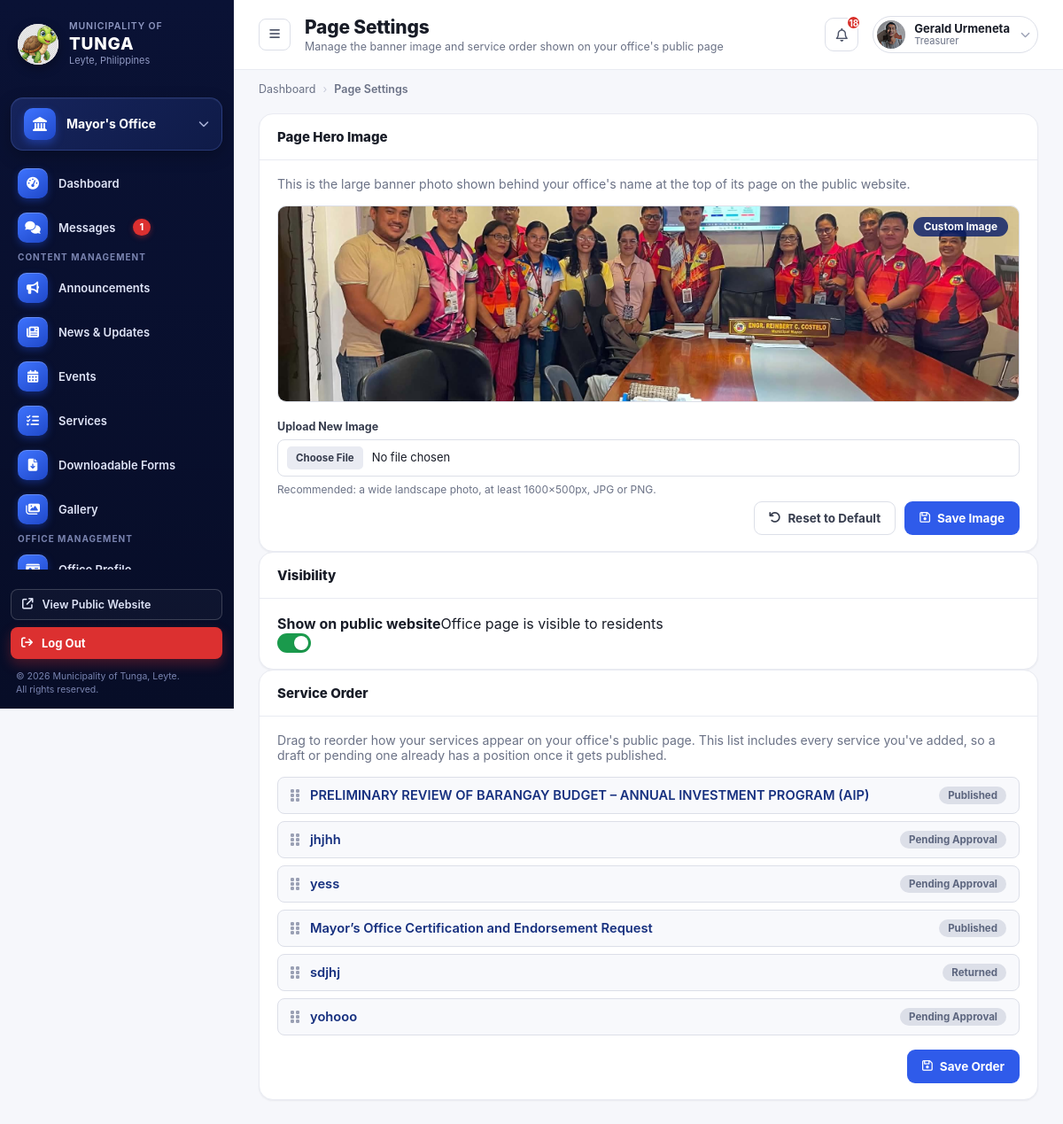
/office-dashboard/office-page-settings (signed in), run on an earlier commit of the app's database.
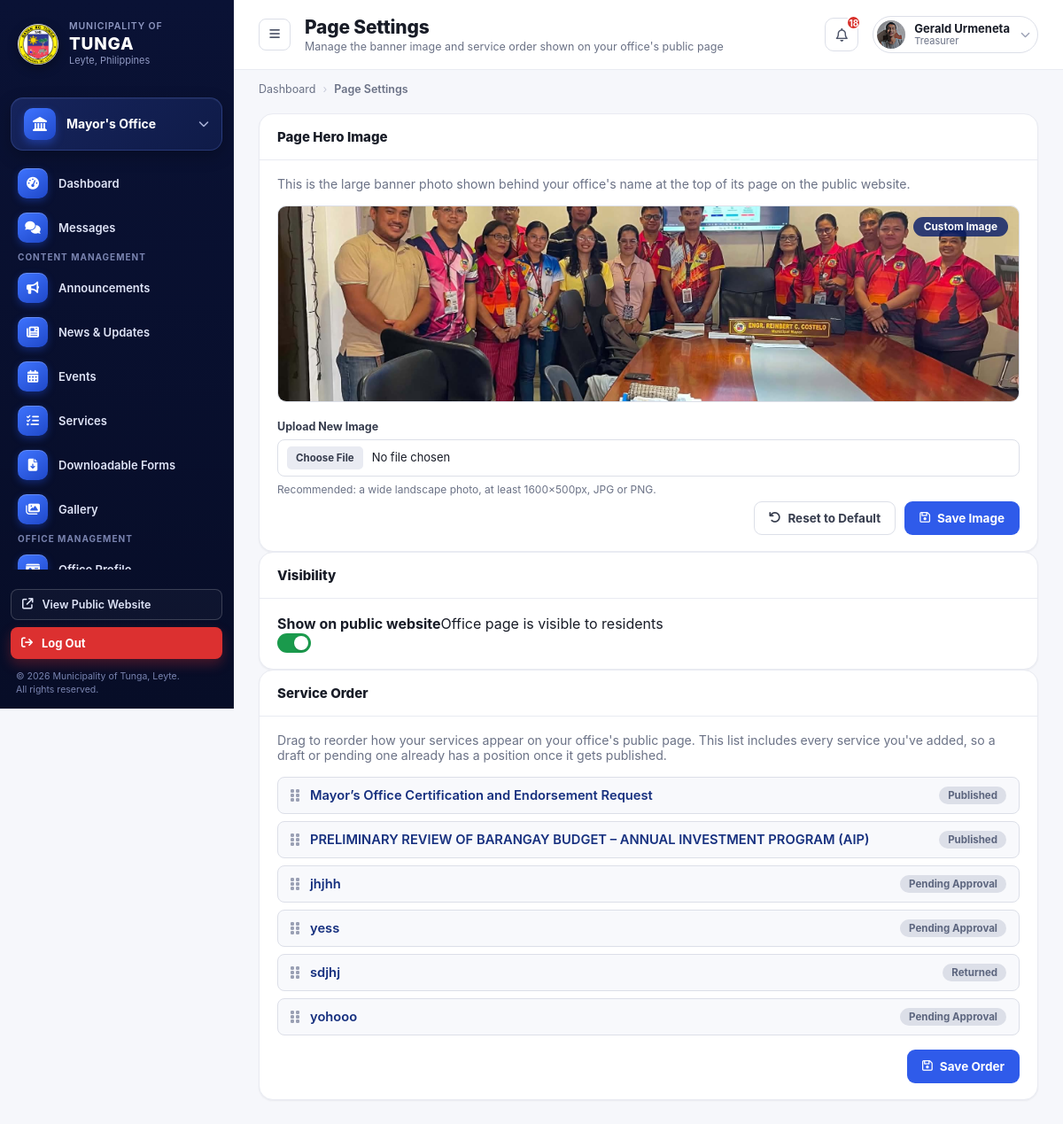
And on a later commit of the database.
### admin_dashboard/models.py (models this page shows, shortened)
class SiteContactInfo(models.Model):
    DEFAULT_TAGLINE = "Abtik na serbisyo, masulong na bungto."
    phone = models.CharField(max_length=50, blank=True)
    phone_local = models.CharField(max_length=50, blank=True)
    email = models.EmailField(blank=True)
    email_secondary = models.EmailField(blank=True)
    address = models.CharField(max_length=255, blank=True)
    facebook_name = models.CharField(max_length=150, blank=True)
    facebook_url = models.URLField(blank=True)
    office_hours = models.CharField(max_length=150, blank=True)
    logo = models.ImageField(upload_to="site/", blank=True, null=True)
    hero_banner = models.ImageField(upload_to="site/", blank=True, null=True)
    site_tagline = models.CharField(max_length=120, default=DEFAULT_TAGLINE, blank=True)
    social_facebook = models.URLField(blank=True)
    social_twitter = models.URLField(blank=True)
    social_instagram = models.URLField(blank=True)
    social_youtube = models.URLField(blank=True)
    show_facebook_footer = models.BooleanField(default=True)
    show_twitter_footer = models.BooleanField(default=True)
    show_instagram_footer = models.BooleanField(default=True)
    show_youtube_footer = models.BooleanField(default=True)
    last_updated = models.DateTimeField(auto_now=True)
    class Meta:
        verbose_name = "Site Contact Information"
        verbose_name_plural = "Site Contact Information"
    @classmethod
    def get_solo(cls):
        obj, _ = cls.objects.get_or_create(pk=1, defaults={
            'phone': '(053) 456 789',
            'phone_local': 'Local 100',
            'email': 'tunga@gmail.com',
            'email_secondary': 'info@tunga.gov.ph',
            'address': '2nd Floor, Municipal Hall, Tunga, Leyte',
            'facebook_name': 'Municipality of Tunga - Official',
            'office_hours': 'Monday – Friday, 8:00 AM – 5:00 PM',
        })
        return obj

### office_dashboard/models.py (models this page shows, shortened)
class Service(models.Model):
    STATUS_CHOICES = [
        ("pending", "Pending Approval"),
        ("published", "Published"),
        ("reject", "Reject"),
        ("returned", "Returned"),
        ("archive", "Archived"),
    ]
    CATEGORY_CHOICES = [
        ("permits", "Permits & Licensing"),
        ("certificates", "Certificates & Documents"),
        ("registration", "Registration"),
        ("assistance", "Public Assistance"),
        ("complaints", "Complaints & Inquiries"),
        ("appointments", "Appointments"),
        ("financial", "Financial Services"),
        ("other", "Other"),
    ]
    ICON_CHOICES = [
        ("fa-solid fa-file-signature", "Document / Signature"),
        ("fa-solid fa-id-card", "ID Card"),
        ("fa-solid fa-hands-holding-circle", "Public Assistance"),
        ("fa-solid fa-comments", "Complaints / Inquiries"),
        ("fa-solid fa-star", "Special Requests"),
        ("fa-solid fa-bullhorn", "Proclamations / Announcements"),
        ("fa-regular fa-calendar-check", "Appointments"),
        ("fa-solid fa-briefcase", "Business / Permits"),
        ("fa-solid fa-house", "Housing / Residency"),
        ("fa-solid fa-heart-pulse", "Health Services"),
        ("fa-solid fa-graduation-cap", "Education / Scholarship"),
        ("fa-solid fa-tree", "Environment / Agriculture"),
        ("fa-solid fa-shield-halved", "Peace & Order"),
        ("fa-solid fa-money-check-dollar", "Financial / Treasury"),
        ("fa-solid fa-gavel", "Legal Services"),
    ]
    SERVICE_SCOPE_CHOICES = [
        ("internal", "Internal"),
        ("external", "External"),
    ]
    office = models.ForeignKey(Office, on_delete=models.CASCADE, related_name="services")
    name = models.CharField(max_length=150)
    description = models.TextField(blank=True)
    category = models.CharField(max_length=20, choices=CATEGORY_CHOICES, default="other")
    icon = models.CharField(max_length=60, choices=ICON_CHOICES, default="fa-solid fa-file-signature")
    status = models.CharField(max_length=20, choices=STATUS_CHOICES, default="pending")
    order = models.PositiveIntegerField(
        default=0,
        help_text="Display order on the office's public page. Lower numbers show first.",
    )
    admin_note = models.TextField(blank=True)
    reminders = models.TextField(blank=True)  # one reminder per line
    availability = models.CharField(max_length=150, blank=True)  # e.g. "Monday - Friday, 8:00 AM - 5:00 PM"
    processing_time = models.CharField(max_length=100, blank=True)  # e.g. "3-5 business days"
    division = models.CharField(max_length=150, blank=True)  # office or division that handles this service
    classification = models.CharField(max_length=50, blank=True)  # e.g. "Simple" or "Complex"
    transaction_type = models.CharField(max_length=50, blank=True)  # comma-separated: G2G, G2B, G2C
    who_may_avail = models.CharField(max_length=255, blank=True)
    service_scope = models.CharField(max_length=10, choices=SERVICE_SCOPE_CHOICES, blank=True)  # "internal", "external", or blank for none
    legal_basis = models.TextField(blank=True)  # Legal Basis (if applicable)
    schedule_of_service = models.CharField(max_length=255, blank=True)  # Schedule of Service (if applicable)
    published_at = models.DateTimeField(auto_now_add=True)  # when the service was created/submitted (used by the approval queue)
    updated_at = models.DateTimeField(auto_now=True)  # last time the service was saved
    approved_at = models.DateTimeField(null=True, blank=True)  # when the Super Admin approved/published it
    TRANSACTION_TYPE_LABELS = {
        "G2G": "G2G – Government to Government",
        "G2B": "G2B – Government to Business",
        "G2C": "G2C – Government to Citizen",
    }
    class Meta:
        ordering = ["name"]

### office_dashboard/views.py (the view, shortened to what this page needs)
# urls.py: path('office-page-settings', views.office_page_settings, name='page_settings'),
@office_rep_required
def office_page_settings(request, rep):
    office = rep.office
    services = list(
        Service.objects.filter(office=office).order_by('order', 'name', 'id')
    )
    return render(request, "office_dashboard/office-settings.html", {
        "rep": rep,
        "office": office,
        "services": services,
    })

### admin_dashboard/context_processors.py (called while the page is built)
def site_contact_info(request):
    return {"site_contact": SiteContactInfo.get_solo()}

def is_super_admin(request):
    if not request.user.is_authenticated:
        return {"is_super_admin": False}
    return {"is_super_admin": SuperAdmin.objects.filter(user=request.user).exists()}

def ticker_announcements(request):
    from office_dashboard.models import Announcement
    announcements = list(
        Announcement.public().order_by('-date_posted', '-last_updated', '-created_at')[:5]
    )
    return {"ticker_announcements": announcements}

def nav_offices(request):
    from django.urls import reverse
    from offices.models import Office
    offices_list = list(
        Office.objects
        .exclude(slug="lgu-super-admin")
        .filter(is_visible=True, representative__isnull=False, representative__user__is_active=True)
        .order_by("display_order", "name")
    )
    for o in offices_list:
        o.nav_url = reverse('offices:office_detail', args=[o.slug])
    return {"nav_offices": offices_list}

### office_dashboard/models.py (called while the page is built)
    @property
    def unread_notifications_count(self):
        return self.notifications.filter(is_read=False).count()

### templates/office_dashboard/office-settings.html (shortened to what the changed rows need)
{% extends "representative_dashboard_base.html" %}
{% load static %}
{% block body_page %}page-settings{% endblock %}
{% block content %}
  <div class="main">
    <header class="topbar">
      <div class="topbar-left">
        <div class="page-heading">
          <h1>Page Settings</h1>
        </div>
      </div>
    </header>
    <main class="content">
      <section class="panel">
        <div class="panel-header">
          <h2>Page Hero Image</h2>
        </div>
      </section>
      <section class="panel">
        <div class="panel-header">
          <h2>Visibility</h2>
        </div>
      </section>
      <section class="panel">
        <div class="panel-header">
          <h2>Service Order</h2>
        </div>
        <div class="panel-body">
          {% if services %}
          <ul class="service-order-list" id="service-order-list">
            {% for s in services %}
            <li class="service-order-item" draggable="true" data-service-id="{{ s.pk }}">
              <i class="fa-solid fa-grip-vertical service-order-item__grip"></i>
              <span class="service-order-item__name">{{ s.name }}</span>
              <span class="service-order-item__status">{{ s.get_status_display }}</span>
            </li>
            {% endfor %}
          </ul>
          {% else %}
          <p style="color:var(--gray-500,#5d667f);font-size:.88rem;">You haven't added any services yet.</p>
          {% endif %}
        </div>
      </section>
    </main>
  </div>
</div>
{% endblock %}

### templates/representative_dashboard_base.html (shortened to what the changed rows need)
<!DOCTYPE html>
{% load static message_tags %}
<html lang="en">
<head>
<link rel="stylesheet" href="{% static 'css/office_rep_style.css' %}">
<link rel="stylesheet" href="https://cdnjs.cloudflare.com/ajax/libs/font-awesome/6.5.1/css/all.min.css">
</head>
<body data-page="{% block body_page %}dashboard{% endblock %}">
<div class="app-shell">
  <aside class="sidebar sidebar--rep" id="sidebar">
    <div class="sidebar-brand">
      <img src="{% if site_contact.logo %}{{ site_contact.logo.url }}{% else %}{% static 'images/tunga_leyte_logo.png' %}{% endif %}" alt="Municipality of Tunga" class="sidebar-logo">
      <div class="sidebar-brand-text">
        <div class="muni">Municipality of</div>
        <div class="name">TUNGA</div>
        <div class="place">Leyte, Philippines</div>
      </div>
    </div>
    <div class="sidebar-nav" id="sidebarNav">
    <ul>
      {% url 'office_dashboard:dashboard' as dashboard_url %}
      {% url 'office_dashboard:messages' as messages_url %}
      {% unread_messages request as msg_unread %}
      <li class="nav-item{% if request.path == messages_url %} active{% endif %}">
        <a href="{{ messages_url }}" style="display:flex;align-items:center;gap:11px;width:100%;color:inherit;"><span class="glyph"><i class="fa-solid fa-comments"></i></span> Messages{% if msg_unread > 0 %}<span class="badge badge--msg">{{ msg_unread }}</span>{% endif %}</a>
      </li>
    </ul>
      {% url 'office_dashboard:rep_announce' as announce_url %}
      {% url 'office_dashboard:news_update' as news_url %}
      {% url 'office_dashboard:event' as event_url %}
      {% url 'office_dashboard:services' as services_url %}
      {% url 'office_dashboard:downloadable_form' as forms_url %}
      {% url 'office_dashboard:gallery' as gallery_url %}
      {% url 'office_dashboard:profile' as profile_url %}
      {% url 'office_dashboard:location' as location_url %}
      {% url 'office_dashboard:page_settings' as page_settings_url %}
      {% url 'office_dashboard:org_chart' as org_chart_url %}
      {% url 'office_dashboard:account' as account_url %}
      {% url 'office_dashboard:change_pass' as changepass_url %}
      {% url 'office_dashboard:notification' as notif_url %}
      {% url 'office_dashboard:log' as log_url %}
    </div>
  </aside>
    {% block content %}
    {% endblock %}
</body>
</html>

What changed in the data, as far as the page shows it:
changed SiteContactInfo: logo: a different picture
changed Service "Mayor’s Office Certification and Endorsement Request": moves up the list
Also different on the page:
{{ msg_unread }}: "1" → (not shown)
